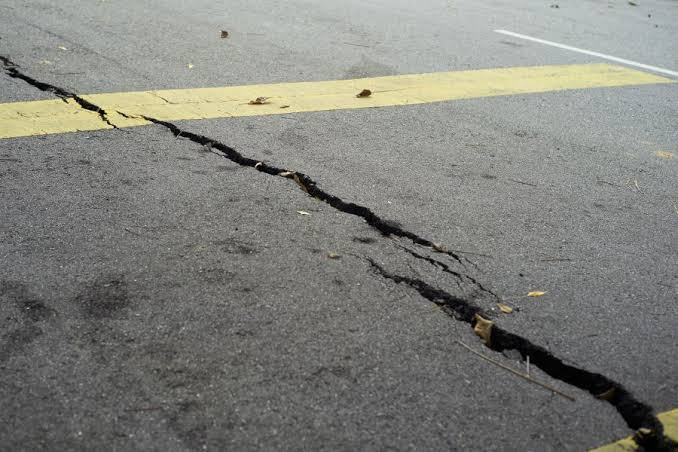
#> input picture images/image01.jpg, 678 x 452 px
$ python day_02_image_load.py
#> lines starting #> are read from the running program, lines starting #| are printed output that depends on the picture
import cv2

image = cv2.imread('../images/image01.jpg') # loading image
#> image is the input picture: shape (452, 678, 3); mean B, G, R 124, 129.5, 128.9

if image is None:
    print('cant read image')
else:
    print(image.shape)
#| (452, 678, 3)

cv2.imshow('image_01', image)

resized = cv2.resize(image, (640, 480))
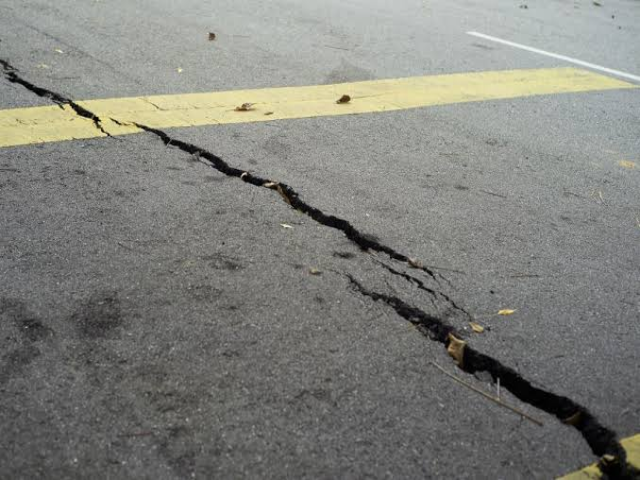
#> resized: shape (480, 640, 3); mean B, G, R 123.9, 129.4, 128.8
cv2.imshow('resized', resized)

crop = image[100:300, 200:400]
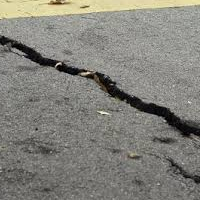
#> crop: shape (200, 200, 3); mean B, G, R 123.4, 130.4, 131.5
cv2.imshow('cropped', crop)

cv2.waitKey(0)
cv2.destroyAllWindows()

$ run again, with images/image02.jpg copied over images/image01.jpg
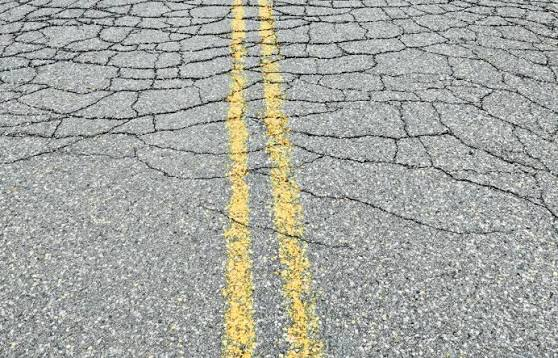
#> input picture images/image02.jpg, 558 x 358 px
#> image is the input picture: shape (358, 558, 3); mean B, G, R 161.2, 167.4, 165.7
#| (358, 558, 3)
#> `resized = cv2.resize(image, (640, 480))`:
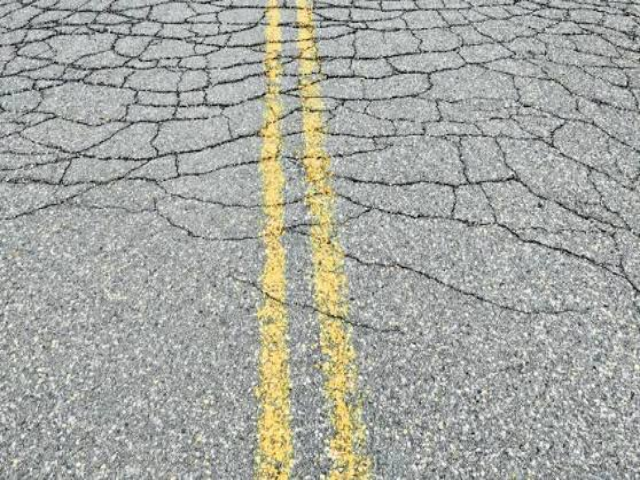
#> resized: shape (480, 640, 3); mean B, G, R 161.1, 167.3, 165.6
#> `crop = image[100:300, 200:400]`:
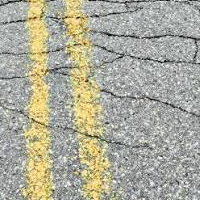
#> crop: shape (200, 200, 3); mean B, G, R 155.4, 171.6, 172.7

$ run again, with images/image03.jpg copied over images/image01.jpg
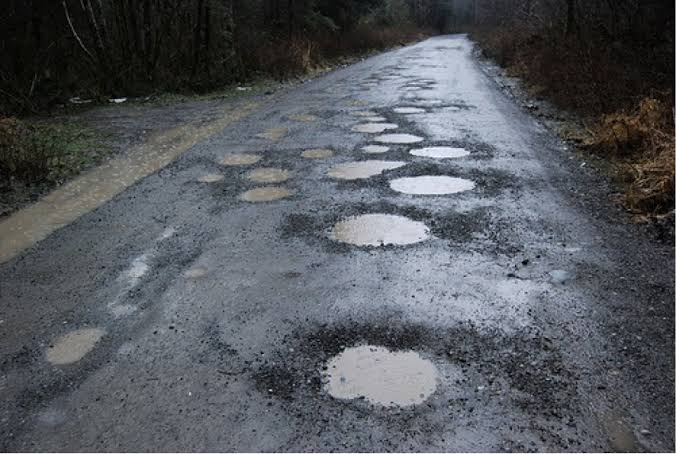
#> input picture images/image03.jpg, 676 x 454 px
#> image is the input picture: shape (454, 676, 3); mean B, G, R 93.5, 87.8, 84.1
#| (454, 676, 3)
#> `resized = cv2.resize(image, (640, 480))`:
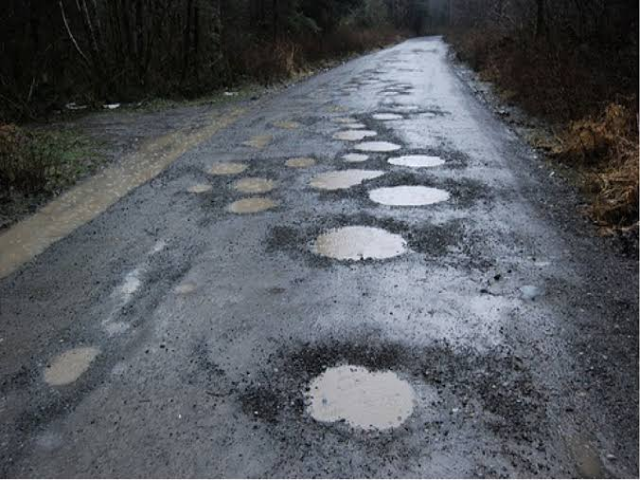
#> resized: shape (480, 640, 3); mean B, G, R 93.4, 87.7, 84
#> `crop = image[100:300, 200:400]`:
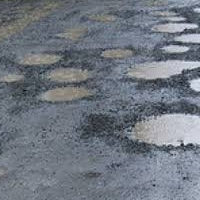
#> crop: shape (200, 200, 3); mean B, G, R 128.9, 119.2, 112.5
